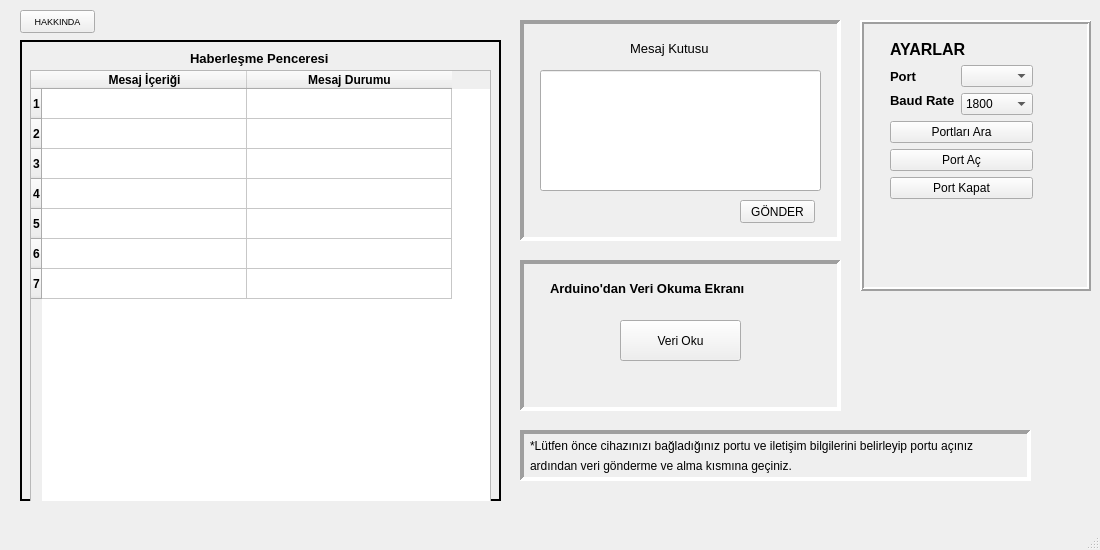
<?xml version="1.0" encoding="UTF-8"?>
<ui version="4.0">
 <class>Communication</class>
 <widget class="QMainWindow" name="Communication">
  <property name="geometry">
   <rect>
    <x>0</x>
    <y>0</y>
    <width>1100</width>
    <height>550</height>
   </rect>
  </property>
  <property name="minimumSize">
   <size>
    <width>1100</width>
    <height>550</height>
   </size>
  </property>
  <property name="maximumSize">
   <size>
    <width>1100</width>
    <height>550</height>
   </size>
  </property>
  <property name="windowTitle">
   <string>MainWindow</string>
  </property>
  <widget class="QWidget" name="centralwidget">
   <widget class="QFrame" name="frame">
    <property name="geometry">
     <rect>
      <x>860</x>
      <y>20</y>
      <width>231</width>
      <height>271</height>
     </rect>
    </property>
    <property name="sizePolicy">
     <sizepolicy hsizetype="Expanding" vsizetype="Expanding">
      <horstretch>0</horstretch>
      <verstretch>0</verstretch>
     </sizepolicy>
    </property>
    <property name="frameShape">
     <enum>QFrame::Box</enum>
    </property>
    <property name="frameShadow">
     <enum>QFrame::Raised</enum>
    </property>
    <property name="lineWidth">
     <number>2</number>
    </property>
    <widget class="QWidget" name="layoutWidget">
     <property name="geometry">
      <rect>
       <x>30</x>
       <y>20</y>
       <width>186</width>
       <height>211</height>
      </rect>
     </property>
     <layout class="QVBoxLayout" name="verticalLayout">
      <property name="sizeConstraint">
       <enum>QLayout::SetFixedSize</enum>
      </property>
      <item>
       <widget class="QLabel" name="label_3">
        <property name="sizePolicy">
         <sizepolicy hsizetype="Fixed" vsizetype="Preferred">
          <horstretch>0</horstretch>
          <verstretch>0</verstretch>
         </sizepolicy>
        </property>
        <property name="font">
         <font>
          <pointsize>12</pointsize>
          <weight>75</weight>
          <bold>true</bold>
         </font>
        </property>
        <property name="text">
         <string>AYARLAR</string>
        </property>
       </widget>
      </item>
      <item>
       <layout class="QFormLayout" name="formLayout">
        <item row="0" column="0">
         <widget class="QLabel" name="label">
          <property name="sizePolicy">
           <sizepolicy hsizetype="Fixed" vsizetype="Preferred">
            <horstretch>0</horstretch>
            <verstretch>0</verstretch>
           </sizepolicy>
          </property>
          <property name="font">
           <font>
            <pointsize>10</pointsize>
            <weight>75</weight>
            <bold>true</bold>
           </font>
          </property>
          <property name="text">
           <string>Port</string>
          </property>
         </widget>
        </item>
        <item row="0" column="1">
         <widget class="QComboBox" name="comboBox_port">
          <property name="sizePolicy">
           <sizepolicy hsizetype="Fixed" vsizetype="Fixed">
            <horstretch>0</horstretch>
            <verstretch>0</verstretch>
           </sizepolicy>
          </property>
          <property name="font">
           <font>
            <pointsize>9</pointsize>
           </font>
          </property>
         </widget>
        </item>
        <item row="1" column="0">
         <widget class="QLabel" name="label_2">
          <property name="sizePolicy">
           <sizepolicy hsizetype="Fixed" vsizetype="Fixed">
            <horstretch>0</horstretch>
            <verstretch>0</verstretch>
           </sizepolicy>
          </property>
          <property name="font">
           <font>
            <pointsize>10</pointsize>
            <weight>75</weight>
            <bold>true</bold>
           </font>
          </property>
          <property name="text">
           <string>Baud Rate</string>
          </property>
         </widget>
        </item>
        <item row="1" column="1">
         <widget class="QComboBox" name="comboBox_baud">
          <property name="sizePolicy">
           <sizepolicy hsizetype="Fixed" vsizetype="Fixed">
            <horstretch>0</horstretch>
            <verstretch>0</verstretch>
           </sizepolicy>
          </property>
          <item>
           <property name="text">
            <string>1800</string>
           </property>
          </item>
          <item>
           <property name="text">
            <string>2400</string>
           </property>
          </item>
          <item>
           <property name="text">
            <string>4800</string>
           </property>
          </item>
          <item>
           <property name="text">
            <string>9600</string>
           </property>
          </item>
          <item>
           <property name="text">
            <string>19200</string>
           </property>
          </item>
          <item>
           <property name="text">
            <string>115200</string>
           </property>
          </item>
         </widget>
        </item>
       </layout>
      </item>
      <item>
       <widget class="QPushButton" name="pushButton_searchPorts">
        <property name="text">
         <string>Portları Ara</string>
        </property>
       </widget>
      </item>
      <item>
       <widget class="QPushButton" name="pushButton_openPort">
        <property name="text">
         <string>Port Aç</string>
        </property>
       </widget>
      </item>
      <item>
       <widget class="QPushButton" name="pushButton_closePort">
        <property name="text">
         <string>Port Kapat</string>
        </property>
       </widget>
      </item>
     </layout>
    </widget>
    <widget class="QLabel" name="label_portStatus">
     <property name="geometry">
      <rect>
       <x>10</x>
       <y>240</y>
       <width>191</width>
       <height>20</height>
      </rect>
     </property>
     <property name="text">
      <string/>
     </property>
    </widget>
   </widget>
   <widget class="QFrame" name="frame_2">
    <property name="geometry">
     <rect>
      <x>20</x>
      <y>40</y>
      <width>481</width>
      <height>461</height>
     </rect>
    </property>
    <property name="sizePolicy">
     <sizepolicy hsizetype="Expanding" vsizetype="Expanding">
      <horstretch>0</horstretch>
      <verstretch>0</verstretch>
     </sizepolicy>
    </property>
    <property name="font">
     <font>
      <weight>75</weight>
      <bold>true</bold>
     </font>
    </property>
    <property name="frameShape">
     <enum>QFrame::Box</enum>
    </property>
    <property name="frameShadow">
     <enum>QFrame::Plain</enum>
    </property>
    <property name="lineWidth">
     <number>2</number>
    </property>
    <widget class="QTableWidget" name="tableWidget">
     <property name="geometry">
      <rect>
       <x>10</x>
       <y>30</y>
       <width>461</width>
       <height>441</height>
      </rect>
     </property>
     <property name="sizePolicy">
      <sizepolicy hsizetype="Fixed" vsizetype="Fixed">
       <horstretch>0</horstretch>
       <verstretch>0</verstretch>
      </sizepolicy>
     </property>
     <property name="rowCount">
      <number>7</number>
     </property>
     <property name="columnCount">
      <number>2</number>
     </property>
     <attribute name="horizontalHeaderDefaultSectionSize">
      <number>205</number>
     </attribute>
     <row/>
     <row/>
     <row/>
     <row/>
     <row/>
     <row/>
     <row/>
     <column>
      <property name="text">
       <string>Mesaj İçeriği</string>
      </property>
     </column>
     <column>
      <property name="text">
       <string>Mesaj Durumu</string>
      </property>
     </column>
     <item row="0" column="0">
      <property name="text">
       <string/>
      </property>
     </item>
     <item row="0" column="1">
      <property name="text">
       <string/>
      </property>
     </item>
     <item row="1" column="0">
      <property name="text">
       <string/>
      </property>
     </item>
     <item row="1" column="1">
      <property name="text">
       <string/>
      </property>
     </item>
     <item row="2" column="0">
      <property name="text">
       <string/>
      </property>
     </item>
     <item row="2" column="1">
      <property name="text">
       <string/>
      </property>
     </item>
     <item row="3" column="0">
      <property name="text">
       <string/>
      </property>
     </item>
     <item row="3" column="1">
      <property name="text">
       <string/>
      </property>
     </item>
     <item row="4" column="0">
      <property name="text">
       <string/>
      </property>
     </item>
    </widget>
    <widget class="QLabel" name="label_4">
     <property name="geometry">
      <rect>
       <x>170</x>
       <y>10</y>
       <width>201</width>
       <height>16</height>
      </rect>
     </property>
     <property name="font">
      <font>
       <pointsize>10</pointsize>
      </font>
     </property>
     <property name="text">
      <string>Haberleşme Penceresi</string>
     </property>
    </widget>
   </widget>
   <widget class="QFrame" name="frame_3">
    <property name="geometry">
     <rect>
      <x>520</x>
      <y>20</y>
      <width>321</width>
      <height>221</height>
     </rect>
    </property>
    <property name="sizePolicy">
     <sizepolicy hsizetype="Expanding" vsizetype="Expanding">
      <horstretch>0</horstretch>
      <verstretch>0</verstretch>
     </sizepolicy>
    </property>
    <property name="frameShape">
     <enum>QFrame::Panel</enum>
    </property>
    <property name="frameShadow">
     <enum>QFrame::Sunken</enum>
    </property>
    <property name="lineWidth">
     <number>4</number>
    </property>
    <widget class="QPushButton" name="pushButton_send">
     <property name="geometry">
      <rect>
       <x>220</x>
       <y>180</y>
       <width>75</width>
       <height>23</height>
      </rect>
     </property>
     <property name="sizePolicy">
      <sizepolicy hsizetype="Fixed" vsizetype="Fixed">
       <horstretch>0</horstretch>
       <verstretch>0</verstretch>
      </sizepolicy>
     </property>
     <property name="text">
      <string>GÖNDER</string>
     </property>
    </widget>
    <widget class="QLabel" name="label_5">
     <property name="geometry">
      <rect>
       <x>110</x>
       <y>20</y>
       <width>111</width>
       <height>16</height>
      </rect>
     </property>
     <property name="sizePolicy">
      <sizepolicy hsizetype="Fixed" vsizetype="Preferred">
       <horstretch>0</horstretch>
       <verstretch>0</verstretch>
      </sizepolicy>
     </property>
     <property name="font">
      <font>
       <pointsize>10</pointsize>
      </font>
     </property>
     <property name="text">
      <string>Mesaj Kutusu</string>
     </property>
    </widget>
    <widget class="QLabel" name="label_dataStatus">
     <property name="geometry">
      <rect>
       <x>30</x>
       <y>190</y>
       <width>171</width>
       <height>16</height>
      </rect>
     </property>
     <property name="text">
      <string/>
     </property>
    </widget>
    <widget class="QLineEdit" name="textBox_data">
     <property name="geometry">
      <rect>
       <x>20</x>
       <y>50</y>
       <width>281</width>
       <height>121</height>
      </rect>
     </property>
     <property name="text">
      <string/>
     </property>
     <property name="maxLength">
      <number>16</number>
     </property>
     <property name="alignment">
      <set>Qt::AlignLeading|Qt::AlignLeft|Qt::AlignTop</set>
     </property>
    </widget>
   </widget>
   <widget class="QFrame" name="frame_4">
    <property name="geometry">
     <rect>
      <x>520</x>
      <y>260</y>
      <width>321</width>
      <height>151</height>
     </rect>
    </property>
    <property name="sizePolicy">
     <sizepolicy hsizetype="Expanding" vsizetype="Expanding">
      <horstretch>0</horstretch>
      <verstretch>0</verstretch>
     </sizepolicy>
    </property>
    <property name="frameShape">
     <enum>QFrame::Panel</enum>
    </property>
    <property name="frameShadow">
     <enum>QFrame::Sunken</enum>
    </property>
    <property name="lineWidth">
     <number>4</number>
    </property>
    <widget class="QLabel" name="label_6">
     <property name="geometry">
      <rect>
       <x>30</x>
       <y>20</y>
       <width>271</width>
       <height>16</height>
      </rect>
     </property>
     <property name="sizePolicy">
      <sizepolicy hsizetype="Fixed" vsizetype="Preferred">
       <horstretch>0</horstretch>
       <verstretch>0</verstretch>
      </sizepolicy>
     </property>
     <property name="font">
      <font>
       <pointsize>10</pointsize>
       <weight>75</weight>
       <bold>true</bold>
      </font>
     </property>
     <property name="text">
      <string>Arduino'dan Veri Okuma Ekranı</string>
     </property>
    </widget>
    <widget class="QLabel" name="label_Reading">
     <property name="geometry">
      <rect>
       <x>30</x>
       <y>110</y>
       <width>231</width>
       <height>31</height>
      </rect>
     </property>
     <property name="sizePolicy">
      <sizepolicy hsizetype="Fixed" vsizetype="Preferred">
       <horstretch>0</horstretch>
       <verstretch>0</verstretch>
      </sizepolicy>
     </property>
     <property name="font">
      <font>
       <pointsize>10</pointsize>
      </font>
     </property>
     <property name="text">
      <string/>
     </property>
    </widget>
    <widget class="QPushButton" name="pushButton_startRead">
     <property name="geometry">
      <rect>
       <x>100</x>
       <y>60</y>
       <width>121</width>
       <height>41</height>
      </rect>
     </property>
     <property name="sizePolicy">
      <sizepolicy hsizetype="Fixed" vsizetype="Fixed">
       <horstretch>0</horstretch>
       <verstretch>0</verstretch>
      </sizepolicy>
     </property>
     <property name="text">
      <string>Veri Oku</string>
     </property>
    </widget>
   </widget>
   <widget class="QFrame" name="frame_5">
    <property name="geometry">
     <rect>
      <x>520</x>
      <y>430</y>
      <width>511</width>
      <height>51</height>
     </rect>
    </property>
    <property name="sizePolicy">
     <sizepolicy hsizetype="Expanding" vsizetype="Expanding">
      <horstretch>0</horstretch>
      <verstretch>0</verstretch>
     </sizepolicy>
    </property>
    <property name="frameShape">
     <enum>QFrame::Panel</enum>
    </property>
    <property name="frameShadow">
     <enum>QFrame::Sunken</enum>
    </property>
    <property name="lineWidth">
     <number>4</number>
    </property>
    <widget class="QLabel" name="label_11">
     <property name="geometry">
      <rect>
       <x>10</x>
       <y>0</y>
       <width>501</width>
       <height>31</height>
      </rect>
     </property>
     <property name="text">
      <string>*Lütfen önce cihazınızı bağladığınız portu ve iletişim bilgilerini belirleyip portu açınız</string>
     </property>
    </widget>
    <widget class="QLabel" name="label_12">
     <property name="geometry">
      <rect>
       <x>10</x>
       <y>20</y>
       <width>501</width>
       <height>31</height>
      </rect>
     </property>
     <property name="text">
      <string>ardından veri gönderme ve alma kısmına geçiniz.</string>
     </property>
    </widget>
   </widget>
   <widget class="QPushButton" name="pushButton">
    <property name="geometry">
     <rect>
      <x>20</x>
      <y>10</y>
      <width>75</width>
      <height>23</height>
     </rect>
    </property>
    <property name="font">
     <font>
      <pointsize>7</pointsize>
      <weight>50</weight>
      <bold>false</bold>
     </font>
    </property>
    <property name="text">
     <string>HAKKINDA</string>
    </property>
   </widget>
  </widget>
  <widget class="QMenuBar" name="menubar">
   <property name="geometry">
    <rect>
     <x>0</x>
     <y>0</y>
     <width>1100</width>
     <height>26</height>
    </rect>
   </property>
  </widget>
  <widget class="QStatusBar" name="statusbar"/>
 </widget>
 <resources/>
 <connections/>
</ui>
